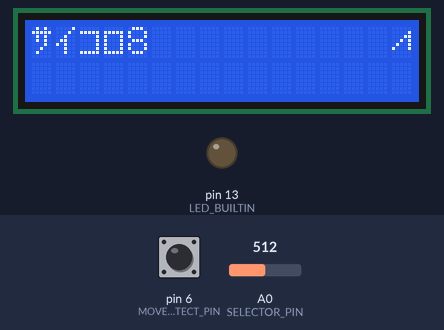
Recording of a sketch running on a simulated Arduino Uno, built with avr-gcc and run on an emulated ATmega328P. On the bench: 16×2 character LCD, output pins drawn as LEDs (lit = HIGH). The test bench sets the inputs (shaded band); at power-on: A0 (SELECTOR_PIN) = 512, pin 6 (MOVE_DETECT_PIN) LOW. Random numbers use the default seed unless the sketch sets one.

Above: at 1.2 s.
1.3 s: A0 (SELECTOR_PIN) set to 568
4.3 s: A0 (SELECTOR_PIN) set to 596
At 5.8 s:
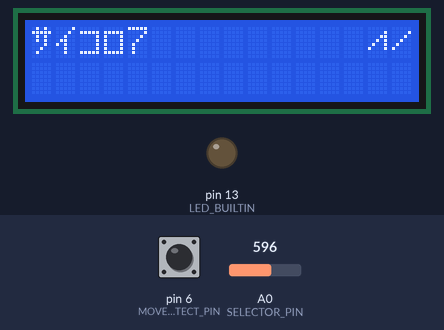
7.3 s: A0 (SELECTOR_PIN) set to 511
At 8.8 s:
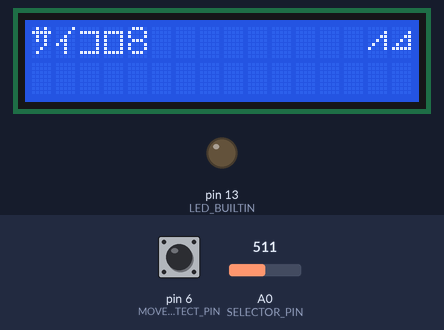
10.3 s: pin 6 (MOVE_DETECT_PIN) pulsed HIGH 2 times (0.12 s each, 0.3 s apart)
At 12.4 s:
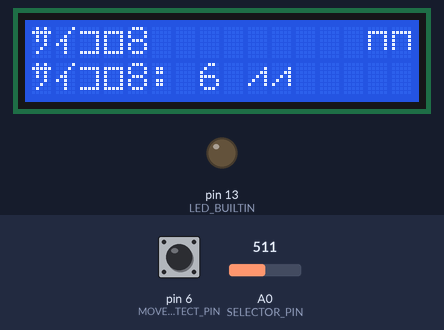
13.2 s: pin 6 (MOVE_DETECT_PIN) pulsed HIGH 5 times (0.12 s each, 0.3 s apart)
At 15.8 s:
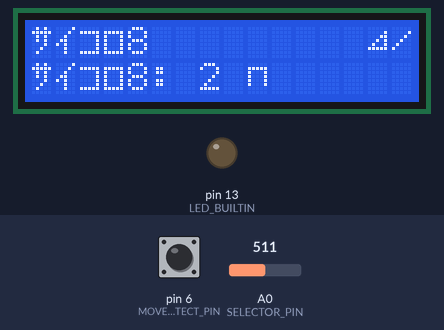
Timing chart, 0 to 17.3 s (numbered marks = the images above; inputs shaded):
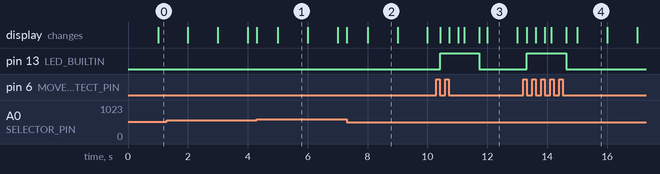

The sketch:

lcd_murasaki_dice.ino
```cpp
#include "src/logic.h"

void setup() {
  jdr_init();
}

void loop() {
  jdr_loop();
}
```

logic.cpp
```cpp
#include "logic.h"
#include <LiquidCrystal.h>

// Connections to the circuit: potentiometer
const int SELECTOR_PIN = A0;

// Connections to the circuit: movement detector
const int MOVE_DETECT_PIN = 6;

// Connections to the circuit: LCD screen
const int LCD_RS_PIN = 12;
const int LCD_ENABLE_PIN = 11;
const int LCD_DATA_PIN_0 = 5;
const int LCD_DATA_PIN_1 = 4;
const int LCD_DATA_PIN_2 = 3;
const int LCD_DATA_PIN_3 = 2;

static LiquidCrystal lcd(LCD_RS_PIN, LCD_ENABLE_PIN, LCD_DATA_PIN_0, LCD_DATA_PIN_1, LCD_DATA_PIN_2, LCD_DATA_PIN_3);

const int LCD_ROWS = 2;
const int LCD_COLS = 16;

const int N_DICES = 15;
const int dices[N_DICES] = { 2, 3, 4, 5, 6, 7, 8, 9, 10, 12, 20, 22, 24, 30, 100 };

int selectedDiceIndex = -1;
int selectedDiceType = 0;
int prevSwitchState = LOW;

unsigned long secondsSinceStart = 0;

// Murusaki digits logic is: the value is the number of angles
byte murasakiDigits[5][8] = {
  // zero:
  {
    B00000,
    B00001,
    B00010,
    B00100,
    B01000,
    B10000,
    B00000,
  },
  // one:
  {
    B00000,
    B00001,
    B00011,
    B00101,
    B01001,
    B10001,
    B00000,
  },
  // two:
  {
    B00000,
    B11111,
    B10001,
    B10001,
    B10001,
    B10001,
    B00000,
  },
  // three:
    {
    B00000,
    B00001,
    B00011,
    B00101,
    B01001,
    B11111,
    B00000,
  },
  // four
  {
    B00000,
    B11111,
    B10001,
    B10001,
    B10001,
    B11111,
    B00000,
  },
}
;

// Testability: scale of the roll animation delays, last roll and a shadow of the 16x2 LCD (it cannot be read back).
static uint8_t delay_scale = 100;
int lastRoll = 0;
static char shadow[2][17];
static uint8_t cur_col = 0, cur_row = 0;

static void paced_delay(unsigned long ms) {
  delay(ms * delay_scale / 100);
}

void jdr_set_delay_scale(uint8_t percent) {
  delay_scale = percent;
}

static void lcd_set_cursor(int col, int row) {
  lcd.setCursor(col, row);
  cur_col = col;
  cur_row = row;
}

// custom characters 0..4 (Murasaki digits) are kept as '0'..'4' in the shadow, the full block 0xFF as '#'
static void lcd_write(uint8_t c) {
  lcd.write(c);
  if (cur_col < 16 && cur_row < 2) shadow[cur_row][cur_col] = c < 5 ? '0' + c : (c == 0xFF ? '#' : (char)c);
  cur_col++;
}

static void lcd_print(const char *text) {
  for (uint8_t i = 0; text[i]; i++) {
    lcd.print(text[i]);
    if (cur_col < 16 && cur_row < 2) shadow[cur_row][cur_col] = text[i];
    cur_col++;
  }
}

static void lcd_print_num(int value) {
  char buf[8];
  itoa(value, buf, 10);
  lcd_print(buf);
}

void jdr_reset_state() {
  selectedDiceIndex = -1;
  selectedDiceType = 0;
  prevSwitchState = LOW;
  secondsSinceStart = 0;
  lastRoll = 0;
  for (uint8_t r = 0; r < 2; r++) {
    memset(shadow[r], ' ', 16);
    shadow[r][16] = 0;
  }
}

void jdr_loop() {
  selectDice();
  rollDice();
  updateMurasakiClock();
}

const char *jdr_lcd_line(uint8_t row) {
  return shadow[row % 2];
}

void jdr_init() {
  jdr_reset_state();
  pinMode(LED_BUILTIN, OUTPUT);
  digitalWrite(LED_BUILTIN, LOW);

  pinMode(SELECTOR_PIN, INPUT);
  pinMode(MOVE_DETECT_PIN, INPUT);
  lcd.begin(LCD_COLS, LCD_ROWS);


  // Create Murasaki numbers
  for (int i=0; i<5; i++) {
    lcd.createChar(i, murasakiDigits[i]);
  }
}

void printMurasakiDigit(int value) {
  lcd_write(byte(value));
}

// Pass -1 as littleDigitCol if you want to just print "here" without setCursor
void printMurasakiNumber(unsigned long value, int littleDigitCol, int row) {
  bool leadingZeros = true;
  unsigned long divider = 1220703125; // 5 to the 13
  for (int i=13; i>=0; i--) {
    int digit = value / divider;
    if (leadingZeros == true && (digit != 0 || i == 0)) {
      leadingZeros = false;
      if (littleDigitCol >= 0) {
        lcd_set_cursor(littleDigitCol - i, row);
      }
    }
    if (! leadingZeros) {
      printMurasakiDigit(digit);
    }
    value -= digit * divider;
    divider = divider / 5;
  }
}

void printDiceType(int col, int row) {
  lcd_set_cursor(col, row);
  // clear old displayed value
  lcd_print("       ");
  lcd_set_cursor(col, row);
  lcd_print("\xBB\xB2\xBA\xDB");
  lcd_print_num(selectedDiceType);
}

void selectDice() {
  selectDiceWith(analogRead(SELECTOR_PIN));
}

void selectDiceWith(int selectorRawValue) {
  // Dice selection
  int newSelection = map(selectorRawValue, 1000, 20, 0, N_DICES-1);
  if (selectedDiceIndex != newSelection) {
    // Switch on internal LED for debug
    digitalWrite(LED_BUILTIN, HIGH);

    selectedDiceIndex = newSelection;

    selectedDiceType = dices[selectedDiceIndex];

    printDiceType(0, 0);

    // Switch off internal LED for debug
    digitalWrite(LED_BUILTIN, LOW);
  }
}


void rollDice() {
  rollDiceWith(digitalRead(MOVE_DETECT_PIN), millis());
}

void rollDiceWith(int switchState, unsigned long now) {
  if (switchState != prevSwitchState) {
    prevSwitchState = switchState;
    if (switchState == LOW) {
      digitalWrite(LED_BUILTIN, HIGH);

      randomSeed(now);
      int value = random(1, selectedDiceType + 1);
      lastRoll = value;

      // animation
      lcd_set_cursor(0, 1);
      for (int i=0; i<LCD_COLS; i++) {
        lcd_write(0xFF);
        paced_delay(25);
      }
      lcd_set_cursor(0, 1);
      for (int i=0; i<LCD_COLS; i++) {
        lcd_write(' ');
        paced_delay(25);
      }

      // print actual result
      printDiceType(0, 1);
      lcd_print(": ");
      lcd_print_num(value);
      lcd_print(" ");
      printMurasakiNumber(value, -1, -1);
      paced_delay(500);

      digitalWrite(LED_BUILTIN, LOW);
    }
  }
}

void updateMurasakiClock() {
  updateMurasakiClockAt(millis());
}

void updateMurasakiClockAt(unsigned long now) {
  unsigned long newSeconds = now / 1000;
  if (newSeconds != secondsSinceStart) {
    secondsSinceStart = newSeconds;
    printMurasakiNumber(secondsSinceStart, LCD_COLS-1, 0);
  }
}
```

logic.h
```cpp
// (licence header left out)
#pragma once
#include <Arduino.h>

extern const int SELECTOR_PIN;
extern const int MOVE_DETECT_PIN;
extern const int LCD_RS_PIN;
extern const int LCD_ENABLE_PIN;
extern const int LCD_DATA_PIN_0;
extern const int LCD_DATA_PIN_1;
extern const int LCD_DATA_PIN_2;
extern const int LCD_DATA_PIN_3;
extern const int LCD_ROWS;
extern const int LCD_COLS;
extern const int N_DICES;
extern const int dices[];             // { 2, 3, 4, 5, 6, 7, 8, 9, 10, 12, 20, 22, 24, 30, 100 }
extern int selectedDiceIndex;         // -1 before the first selection
extern int selectedDiceType;          // sides of the selected die
extern int prevSwitchState;           // last level of the movement detector
extern unsigned long secondsSinceStart;
extern int lastRoll;                  // result of the last roll (testability)

void jdr_set_delay_scale(uint8_t percent);  // roll animation (0.8 s) and result pause (0.5 s): 100 = original (default), 0 = none
void jdr_reset_state();               // globals back to power-up values (jdr_init calls it)
void jdr_init();                      // setup(): pins, LCD, Murasaki digit characters
void jdr_loop();                      // loop(): selectDice(), rollDice(), updateMurasakiClock()
void selectDice();                    // reads the potentiometer (A0)
void selectDiceWith(int selectorRawValue);   // the same for a given ADC value: map(raw, 1000, 20, 0, 14)
void rollDice();                      // reads the movement detector (pin 6); a falling edge rolls
void rollDiceWith(int switchState, unsigned long now);  // the same with a given level and time (random seed)
void updateMurasakiClock();
void updateMurasakiClockAt(unsigned long now);
void printMurasakiDigit(int value);
void printMurasakiNumber(unsigned long value, int littleDigitCol, int row);  // base 5; littleDigitCol -1 = at the cursor
void printDiceType(int col, int row);
const char *jdr_lcd_line(uint8_t row);  // LCD row 0/1: 16 chars, Murasaki digits as '0'..'4', full block as '#'
```

Measured:
- the behaviour switches between 580 and 581 on A0 (SELECTOR_PIN) (found by bisection; images 0 and 1)
- after the input at 10.3 s, pin 13 (LED_BUILTIN): LOW → HIGH after 0.12 s, → LOW 1.3 s later
- after the input at 13.2 s, pin 13 (LED_BUILTIN): LOW → HIGH after 0.12 s, → LOW 1.3 s later
- what the display in image 2 shows lasts 1.0 s, from 8.0 s to 9.0 s
